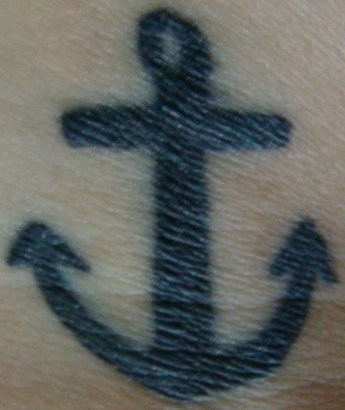
#> input picture src_image_search/anchors/tattoo_seed.jpg, 345 x 410 px
$ python scan_for_matches.py anchors/tattoo_seed.jpg
#> lines starting #> are read from the running program, lines starting #| are printed output that depends on the picture
from os.path import join
from os import walk
import numpy as np
import cv2
from sys import argv


if __name__ == '__main__':
    folder = 'anchors/'
    query = cv2.imread(join(folder, 'tattoo_seed.jpg'), 0)
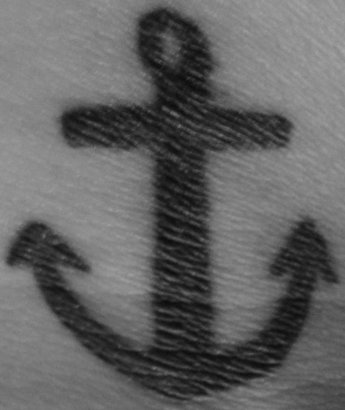
#> query: shape (410, 345); min 10, max 166, mean 98.6
    files = []
    images = []
    descriptors = []
    for (dirpath, dirnames, filenames) in walk(folder):
        files.extend(filenames)
        for f in files:
            if f.endswith('npy') and f != 'tattoo_seed.npy':
                descriptors.append(f)
        print(descriptors)

    sift = cv2.xfeatures2d.SIFT_create()
    query_kp, query_ds = sift.detectAndCompute(query, None)
#> query_kp = 399 keypoints; strongest (x, y, size): (83, 124, 32.4), (42, 250, 38.7), (177, 113, 94.1), (120, 278, 46.9)
    index_params = dict(algorithm=0, trees=5)
    search_params = dict(checks=50)
    flann = cv2.FlannBasedMatcher(index_params, search_params)
    potential_culprits = {}
    print('Initiating picture scan...')
    for d in descriptors:
        print('--------analyzing %s for matches----------' % d)
        matches = flann.knnMatch(query_ds, np.load(join(folder, d)), k=2)
        good = []
        for m,n in matches:
            if m.distance < 0.7 * n.distance:
                good.append(m)
        if len(good) > 10:
            print('%s is a match! (%d)' % (d, len(good)))
        else:
            print('%s is not a match' % d)
        potential_culprits[d] = len(good)
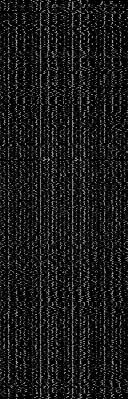
#> query_ds: shape (399, 128) float32; min 0, max 186, mean 26
#> after the loop, potential_culprits = 0 items

    max_matches = None
    potential_suspect = None
    for culprit, matches in potential_culprits.items():
        if max_matches == None or matches > max_matches:
            max_matches = matches
            potential_suspect = culprit
#> this loop made 0 passes
#> (the run stopped early here; a loop or call above may not have finished)

$ run again, with src_image_search/anchors/dr-hurt.jpg copied over src_image_search/anchors/tattoo_seed.jpg
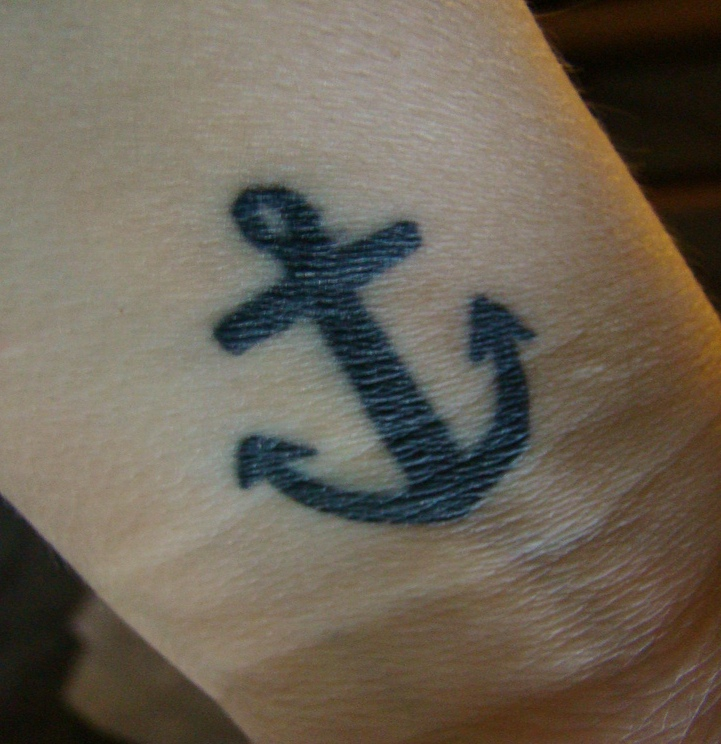
#> input picture src_image_search/anchors/dr-hurt.jpg, 721 x 744 px
#> `query = cv2.imread(join(folder, 'tattoo_seed.jpg'), 0)`:
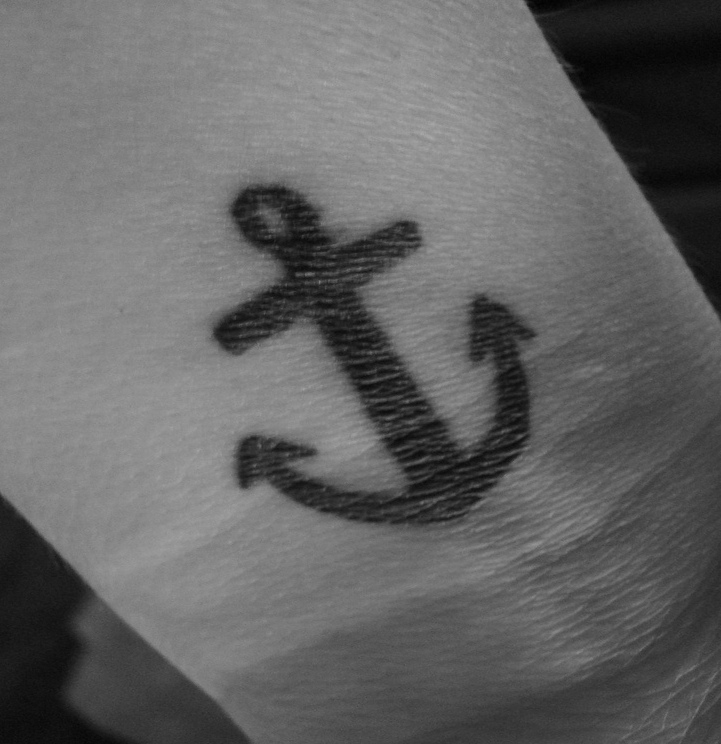
#> query: shape (744, 721); min 2, max 171, mean 100.5
#> query_kp = 526 keypoints; strongest (x, y, size): (236, 330, 31.9), (307, 266, 100.7), (493, 329, 42.7), (398, 238, 29.6)
#> after the loop `for d in descriptors:`:
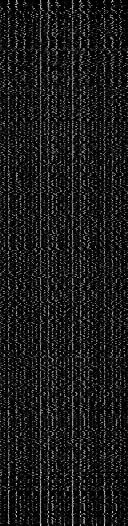
#> query_ds: shape (526, 128) float32; min 0, max 220, mean 25.8
#> after the loop `for d in descriptors:`: potential_culprits = 0 items

$ run again, with src_image_search/anchors/hush.jpg copied over src_image_search/anchors/tattoo_seed.jpg
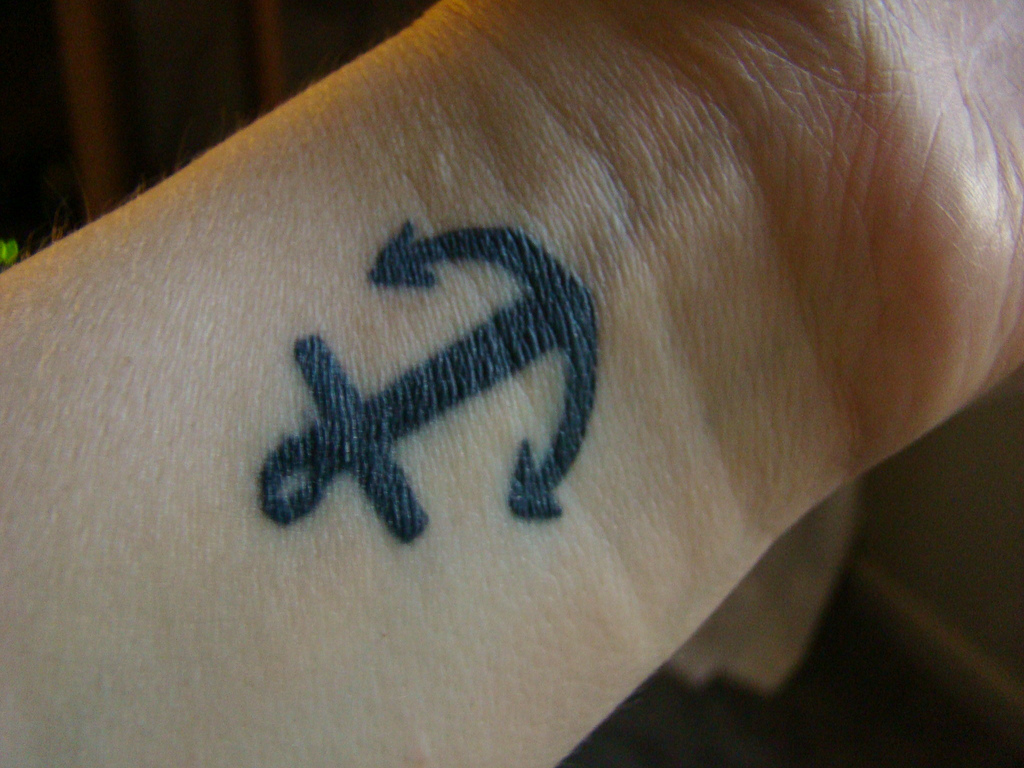
#> input picture src_image_search/anchors/hush.jpg, 1024 x 768 px
#> `query = cv2.imread(join(folder, 'tattoo_seed.jpg'), 0)`:
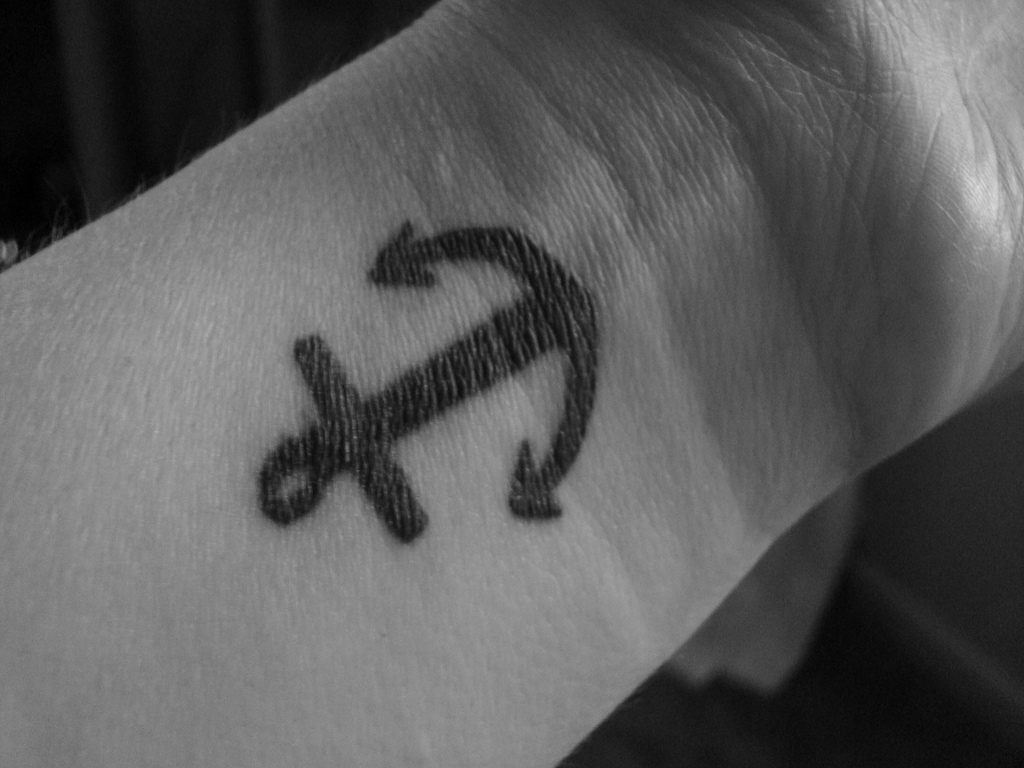
#> query: shape (768, 1024); min 0, max 221, mean 91.9
#> query_kp = 542 keypoints; strongest (x, y, size): (403, 520, 33.1), (533, 493, 41.4), (339, 450, 100.7), (401, 264, 42.5)
#> after the loop `for d in descriptors:`:
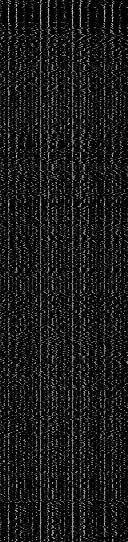
#> query_ds: shape (542, 128) float32; min 0, max 206, mean 25.5
#> after the loop `for d in descriptors:`: potential_culprits = 0 items
